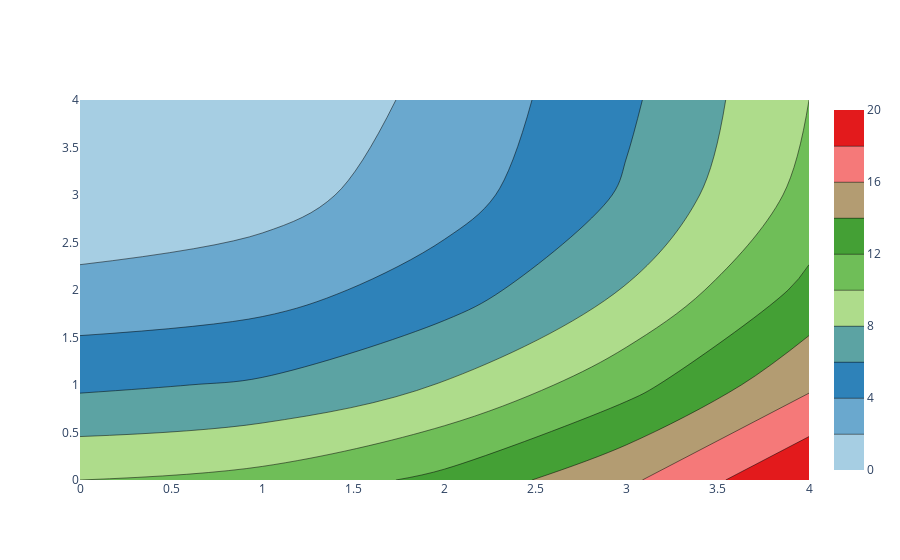

This figure's notebook cell:
### Markdown cell above
<h3 id="Custom-Contour-Plot-Colorscale">Custom Contour Plot Colorscale<a class="anchor-link" href="#Custom-Contour-Plot-Colorscale">¶</a></h3>

### Code cell
import plotly.graph_objects as go

fig = go.Figure()

fig.add_trace(go.Contour(
    z=[[10, 10.625, 12.5, 15.625, 20],
       [5.625, 6.25, 8.125, 11.25, 15.625],
       [2.5, 3.125, 5., 8.125, 12.5],
       [0.625, 1.25, 3.125, 6.25, 10.625],
       [0, 0.625, 2.5, 5.625, 10]],
    colorscale=[[0, "rgb(166,206,227)"],
                [0.25, "rgb(31,120,180)"],
                [0.45, "rgb(178,223,138)"],
                [0.65, "rgb(51,160,44)"],
                [0.85, "rgb(251,154,153)"],
                [1, "rgb(227,26,28)"]],
))

fig.show()

### Figure 1 — Plotly figure (JSON) as saved in the notebook; plotly's stock layout.template omitted (floating-point values rounded to 4 significant figures)
{"data": [{"colorscale": [[0, "rgb(166,206,227)"], [0.25, "rgb(31,120,180)"], [0.45, "rgb(178,223,138)"], [0.65, "rgb(51,160,44)"], [0.85, "rgb(251,154,153)"], [1, "rgb(227,26,28)"]], "type": "contour", "z": [[10, 10.62, 12.5, 15.62, 20], [5.625, 6.25, 8.125, 11.25, 15.62], [2.5, 3.125, 5, 8.125, 12.5], [0.625, 1.25, 3.125, 6.25, 10.62], [0, 0.625, 2.5, 5.625, 10]]}], "layout": {}}
